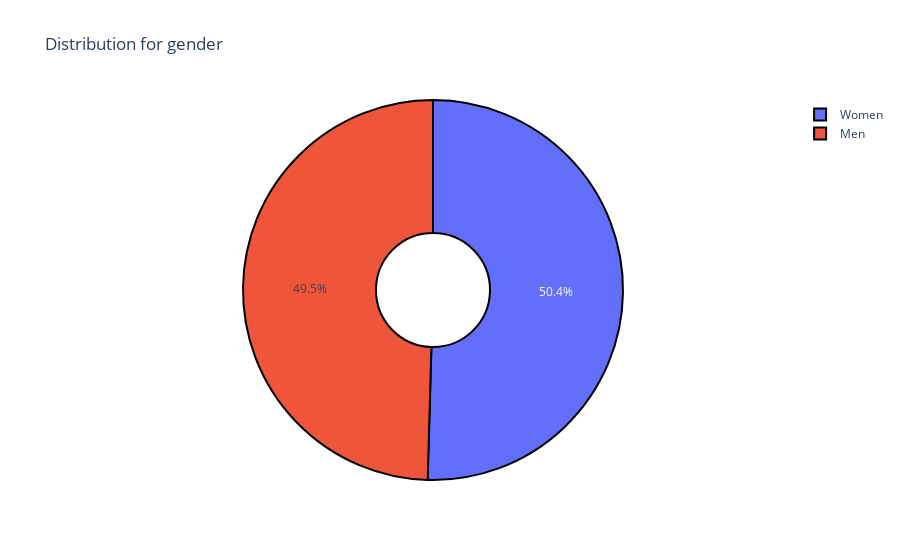

The code cell stored with this chart in its notebook:
### Code cell
plot_distribution(df2['gender'])

### Figure 1 — Plotly figure (JSON) as saved in the notebook; plotly's stock layout.template omitted (floating-point values rounded to 4 significant figures)
{"data": [{"hole": 0.3, "labels": ["Women", "Men"], "marker": {"line": {"color": "#000000", "width": 2}}, "type": "pie", "values": [7063, 6937]}], "layout": {"title": {"text": "Distribution for gender"}}}
